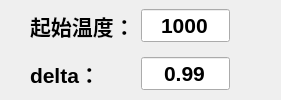
         <widget class="QWidget" name="tab_3">
          <attribute name="title">
           <string>模拟退火算法</string>
          </attribute>
          <layout class="QGridLayout" name="gridLayout_13">
           <property name="leftMargin">
            <number>30</number>
           </property>
           <property name="topMargin">
            <number>0</number>
           </property>
           <property name="bottomMargin">
            <number>0</number>
           </property>
           <item row="0" column="0">
            <widget class="QWidget" name="widget_9" native="true">
             <property name="maximumSize">
              <size>
               <width>200</width>
               <height>16777215</height>
              </size>
             </property>
             <layout class="QGridLayout" name="gridLayout_14">
              <property name="leftMargin">
               <number>0</number>
              </property>
              <property name="topMargin">
               <number>0</number>
              </property>
              <property name="rightMargin">
               <number>0</number>
              </property>
              <property name="bottomMargin">
               <number>0</number>
              </property>
              <item row="0" column="0">
               <widget class="QLabel" name="label_14">
                <property name="font">
                 <font>
                  <pointsize>16</pointsize>
                  <weight>75</weight>
                  <bold>true</bold>
                 </font>
                </property>
                <property name="text">
                 <string>起始温度：</string>
                </property>
               </widget>
              </item>
              <item row="0" column="1">
               <widget class="QLineEdit" name="lineEdit_SA_T">
                <property name="font">
                 <font>
                  <pointsize>16</pointsize>
                  <weight>75</weight>
                  <bold>true</bold>
                 </font>
                </property>
                <property name="text">
                 <string>1000</string>
                </property>
                <property name="alignment">
                 <set>Qt::AlignCenter</set>
                </property>
               </widget>
              </item>
              <item row="1" column="0">
               <widget class="QLabel" name="label_15">
                <property name="font">
                 <font>
                  <pointsize>16</pointsize>
                  <weight>75</weight>
                  <bold>true</bold>
                 </font>
                </property>
                <property name="text">
                 <string>delta：</string>
                </property>
               </widget>
              </item>
              <item row="1" column="1">
               <widget class="QLineEdit" name="lineEdit_SA_delta">
                <property name="font">
                 <font>
                  <pointsize>16</pointsize>
                  <weight>75</weight>
                  <bold>true</bold>
                 </font>
                </property>
                <property name="text">
                 <string>0.99</string>
                </property>
                <property name="alignment">
                 <set>Qt::AlignCenter</set>
                </property>
               </widget>
              </item>
             </layout>
            </widget>
           </item>
           <item row="0" column="1">
            <spacer name="horizontalSpacer_5">
             <property name="orientation">
              <enum>Qt::Horizontal</enum>
             </property>
             <property name="sizeHint" stdset="0">
              <size>
               <width>40</width>
               <height>20</height>
              </size>
             </property>
            </spacer>
           </item>
          </layout>
         </widget>
